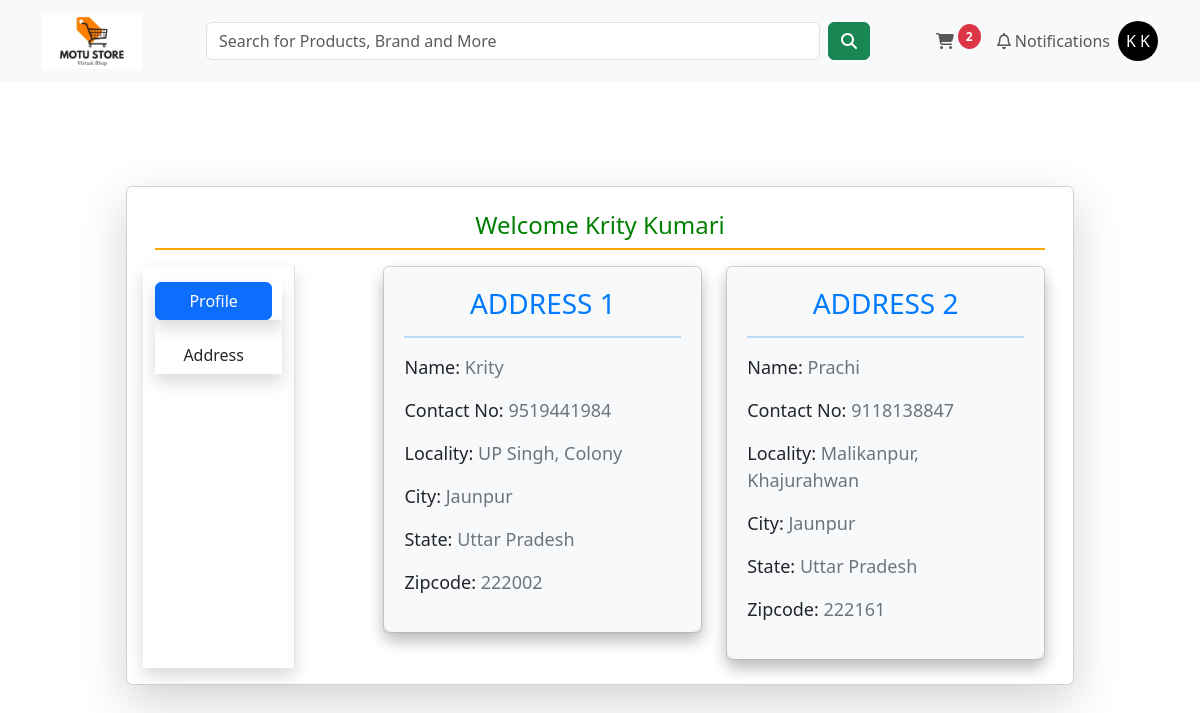
The app's page /user_profile (signed in) with its own data.
### app/models.py (models this page shows, shortened)
class Profile(models.Model):
    user = models.ForeignKey(User,on_delete=models.CASCADE)
    name = models.CharField(max_length=100)
    contact = models.IntegerField(default=0)
    locality = models.CharField(max_length=100)
    cities = models.CharField(max_length=100)
    state = models.CharField(choices=indian_states_tuple,max_length=50)
    zipcode = models.IntegerField()

### app/views.py (the view)
# urls.py: path('user_profile',views.user_profile,name='user_profile'),
@login_required
def user_profile(request):
    total_product = 0
    profile = Profile.objects.filter(user=request.user)
    if request.user.is_authenticated:
        total_product = len(Cart.objects.filter(user=request.user))
    param = {"profile":profile,"active":"btn-primary","total_product":total_product}
    return render(request,'user_profile.html',param)

### app/TEMPLATES/user_profile.html (shortened to what this page needs)
{% extends 'home.html' %}
{% block main-content %}
<div class="container m-auto px-5 w-80">
    <div class="card shadow-lg m-5">
        <div class="card-body">
            <div class="container">
                <h5 class="p-2 text-center fs-4" style="border-bottom: 2px solid orange;color:green">Welcome {{request.user.first_name }} {{ request.user.last_name}}
                </h5>
                <div class="row">
                <div class="col-sm-2 border-end shadow mt-2">
                    <ul class="list-unstyled mt-3">
                     <li class="d-grid shadow"><a href="user_profile" class="btn {{active}} ">Profile</a></li>
                     <li class="d-grid shadow"><a href="update_profile" class="btn mt-3 ">Address</a></li>
                    </ul>
                   </div>
                <div class="col-sm-9 offset-sm-1">
                    <div class="row">
                        {% for d in profile %}
                        <div class="col-sm-6">
                            <div class="card shadow mt-2 mb-2">
                                <div class="card-body shadow " style="background-color: #f8f9fa; border-radius: 10px; padding: 20px;">
                                    <h3 class="text-center" style="color: #007bff;">ADDRESS {{ forloop.counter }}</h3>
                                    <hr style="border-top: 2px solid #007bff;">
                                    <p style="font-size: 18px;">Name: <span style="color: #6c757d;">{{ d.name }}</span></p>
                                    <p style="font-size: 18px;">Contact No: <span style="color: #6c757d;">{{ d.contact }}</span></p>
                                    <p style="font-size: 18px;">Locality: <span style="color: #6c757d;">{{ d.locality }}</span></p>
                                    <p style="font-size: 18px;">City: <span style="color: #6c757d;">{{ d.cities }}</span></p>
                                    <p style="font-size: 18px;">State: <span style="color: #6c757d;">{{ d.state }}</span></p>
                                    <p style="font-size: 18px;">Zipcode: <span style="color: #6c757d;">{{ d.zipcode }}</span></p>
                                </div>
                            </div>
                        </div>
                        {% endfor %}
                    </div>
                </div>
            </div>
            </div>
        </div>
    </div>
    {% endblock %}

### app/TEMPLATES/home.html (shortened to what this page needs)
<!DOCTYPE html>
<html lang="en">
<head>
  {% load static %}
  <link href="https://cdn.jsdelivr.net/npm/bootstrap@5.3.3/dist/css/bootstrap.min.css" rel="stylesheet"
>
  <link rel="stylesheet" href="https://cdnjs.cloudflare.com/ajax/libs/font-awesome/6.5.2/css/all.min.css">
  <link href="https://cdn.jsdelivr.net/npm/owl.carousel@2.3.4/dist/assets/owl.carousel.min.css" rel="stylesheet">
  <link rel="stylesheet" href="{% static 'css/style.css' %}">
</head>
<body>
  <nav class="navbar navbar-expand-lg bg-body-tertiary">
    <div class="container">
        <a class="navbar-brand" href="home">
            <img src="{% static 'images/logo1.jpg' %}" width="100">
        </a>
        <div class="collapse navbar-collapse" id="navbarSupportedContent">
            <form class="d-flex flex-grow-1 mx-5 form">
                <input class="form-control me-2 input" type="search" placeholder="Search for Products, Brand and More" aria-label="Search">
                <button class="btn btn-success" type="submit"><i class="fa-solid fa-magnifying-glass"></i></button>
            </form>
            {% if not request.user.is_authenticated %}
            <ul class="navbar-nav ms-auto me-auto mb-2 mb-lg-0">
                <li class="nav-item">
                    <a href="" class="nav-link">
                        <i class="fa-solid fa-cart-shopping"></i>
                        Cart
                    </a>
                </li>
                <li class="nav-item">
                    <a href="" class="nav-link">
                        <i class="fa-regular fa-bell"></i>
                        Notifications
                    </a>
                </li>
            </ul>
            <ul class="navbar-nav">
                <li class="nav-item dropdown" id="hoverDropdown">
                    <a class="nav-link dropdown-toggle bg-dark text-white rounded login" href="#" role="button" aria-expanded="false">
                        Login
                    </a>
                    <ul class="dropdown-menu shadow dropdown-menu-end mt-1" aria-labelledby="hoverDropdown" style="margin-left: -20px;">
                      <li><a class="dropdown-item" href="create_account"><i class="fa-solid fa-user-plus"></i> Sign-Up</a></li>
                      <li><hr class="dropdown-divider"></li>
                      <li><a class="dropdown-item" href="user_login"><i class="fa-solid fa-users"></i> Customer</a></li>
                      <li><hr class="dropdown-divider"></li>
                      <li><a class="dropdown-item" href="admin_login"><i class="fa-solid fa-user-tie"></i> Admin</a></li>
                      <li><hr class="dropdown-divider"></li>
                  </ul>
                </li>
                </ul>
                {% else %}
                <ul class="navbar-nav ms-auto me-auto mb-2 mb-lg-0">
                  <li class="nav-item">
                      <a href="" class="nav-link">
                          <i class="fa-solid fa-cart-shopping"></i>
                          <sup class="cart-count">{{ total_product }}</sup>
                      </a>
                  </li>
                  <li class="nav-item">
                      <a href="" class="nav-link">
                          <i class="fa-regular fa-bell"></i>
                          Notifications
                      </a>
                  </li>
              </ul>
              <ul class="navbar-nav">
                <li class="nav-item dropdown" id="hoverDropdown">
                    <a class="nav-link dropdown-toggle bg-black text-white rounded-pill text-center user" href="#" role="button" aria-expanded="false">
                        {{ request.user.first_name.0 }} {{ request.user.last_name.0 }}
                    </a>
                </li>
            </ul>
            {% endif %}
        </div>
    </div>
</nav>
  {% block banner_slider %}
  <div class="mx-4 mt-3 mb-3 shadow">
    <div class="row">
      <div id="carouselExampleAutoplaying" class="carousel slide" data-bs-ride="carousel">
        <button class="carousel-control-prev  " type="button" data-bs-target="#carouselExampleAutoplaying"
          data-bs-slide="prev">
          <span class="carousel-control-prev-icon fs-5  py-5 px-3" aria-hidden="true"></span>
        </button>
        <button class="carousel-control-next" type="button" data-bs-target="#carouselExampleAutoplaying"
          data-bs-slide="next">
          <span class="carousel-control-next-icon py-5 px-3" aria-hidden="true"></span>
        </button>
      </div>
    </div>
  </div>
  {% endblock banner_slider %}
  {% block main-content %}{% endblock main-content %}
</body>
</html>

### app/static/css/style.css (style rules this page uses)
.btn { margin-right: 10px; }
@media (min-width: 576px) { .user { border-radius: 50%; width: 40px; } }
@media (min-width: 992px) { .user { border-radius: 50%; width: 40px; } }
@media (min-width: 1024px) { .user { border-radius: 50%; width: 40px; } }
.nav-link.dropdown-toggle::after { display: none; }
.cart-count { background-color: #dc3545; color: white; font-weight: bold; padding: 4px 8px; border-radius: 50%; font-size: 12px; }

### records on screen
Profile: name "Krity", contact "9519441984", locality "UP Singh, Colony", cities "Jaunpur", state "Uttar Pradesh", zipcode "222002"
Profile: name "Prachi", contact "9118138847", locality "Malikanpur, Khajurahwan", cities "Jaunpur", state "Uttar Pradesh", zipcode "222161"

### other values on screen
{{ total_product }} "2"
{{ request.user.first_name.0 }} "K"
{{ request.user.last_name.0 }} "K"
{{ request.user.first_name }} "Krity"
{{ request.user.last_name }} "Kumari"
